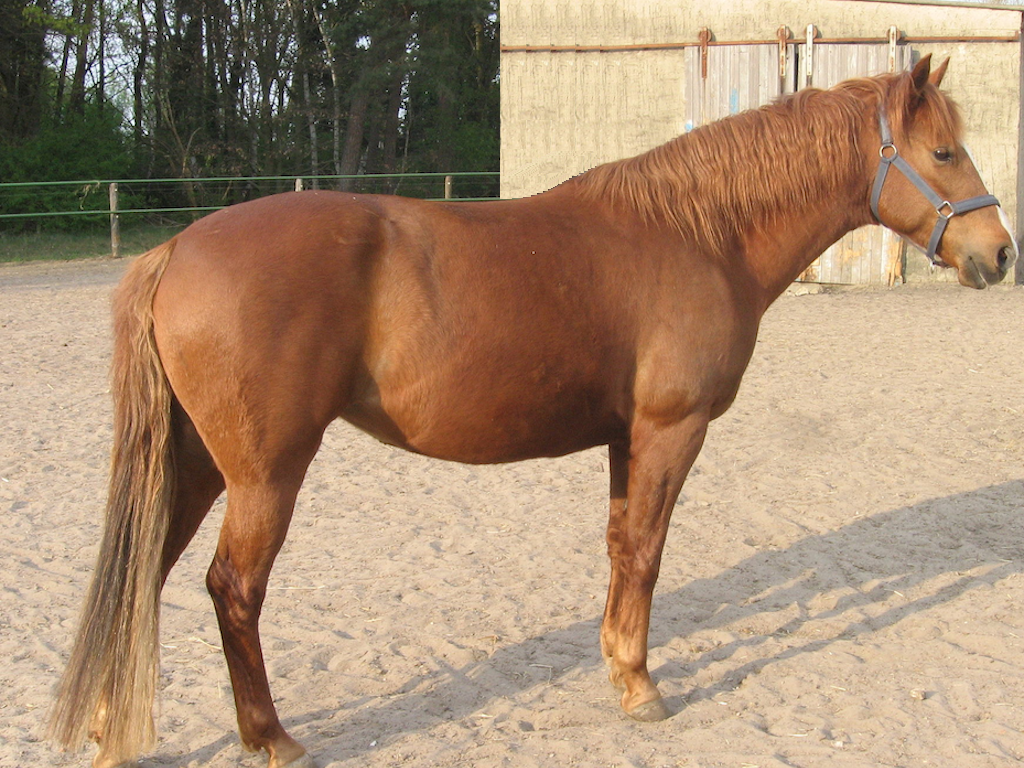
#> input picture assignment04/horse.png, 1024 x 768 px
$ python Exercise2_1.py
#> lines starting #> are read from the running program, lines starting #| are printed output that depends on the picture
import cv2 as cv
import numpy as np, sys

A = cv.imread('../assignment04/horse.png')
#> A is the input picture: shape (768, 1024, 3); mean B, G, R 113.7, 140.5, 169
B = cv.imread('../assignment04/zebra.png')
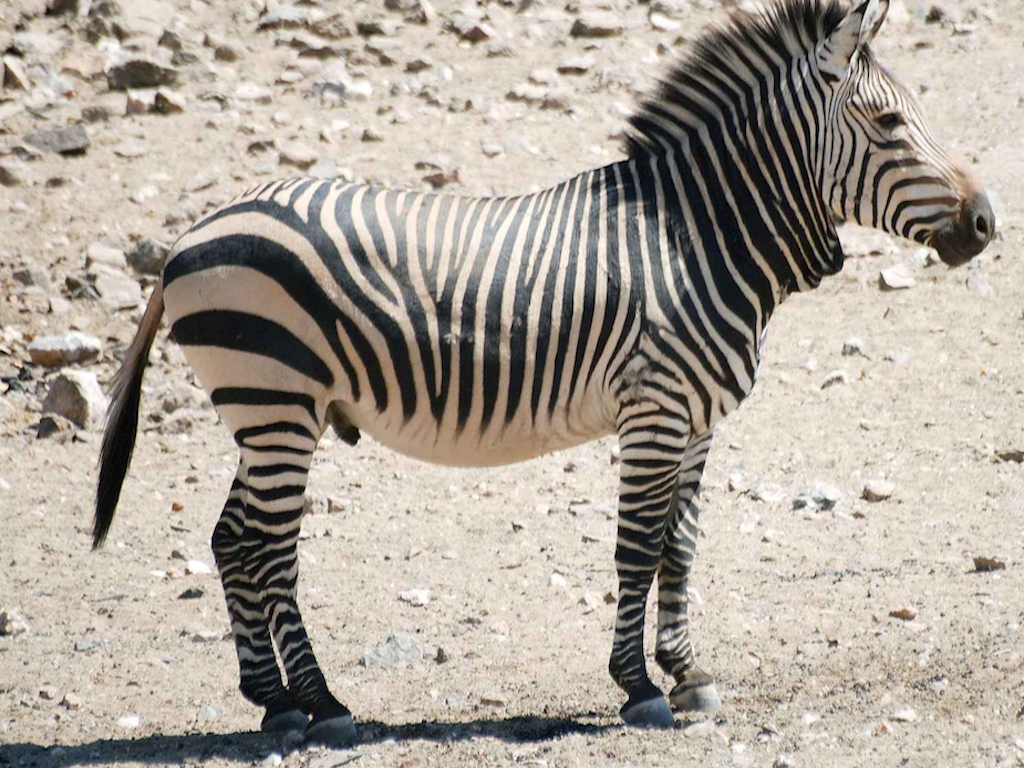
#> input picture assignment04/zebra.png, 1024 x 768 px
#> B is the input picture: shape (768, 1024, 3); mean B, G, R 154.2, 164.2, 172.4

# -------------------- Exercise 2.1 -------------------- #


def create_pyramids(prev, nxt):
    # generate Gaussian pyramid for prev
    G = prev.copy()
    gp_prev = [G]
    for i in range(6):
        G = cv.pyrDown(G)
        gp_prev.append(G)
#> this loop made 6 passes
#> pass 3, in create_pyramids, `G = cv.pyrDown(G)`:
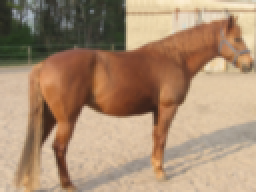
#> G: shape (96, 128, 3) (shown 2 times larger); mean B, G, R 113.5, 140.3, 168.6
#> after the loop, gp_prev = 7 items

    # generate Gaussian pyramid for next
    G = nxt.copy()
    gp_nxt = [G]
    for i in range(6):
        G = cv.pyrDown(G)
        gp_nxt.append(G)
#> this loop made 6 passes
#> pass 1, in create_pyramids, `G = cv.pyrDown(G)`:
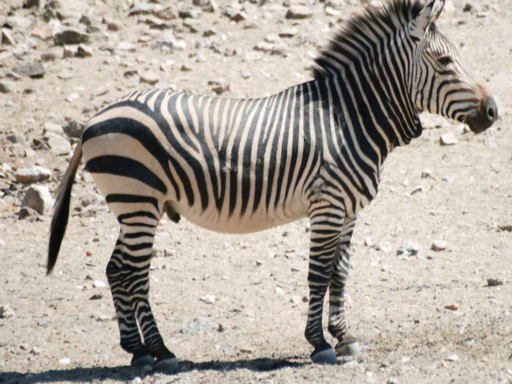
#> G: shape (384, 512, 3); mean B, G, R 154.2, 164.2, 172.4
#> pass 3, in create_pyramids, `G = cv.pyrDown(G)`:
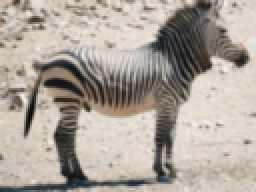
#> G: shape (96, 128, 3) (shown 2 times larger); mean B, G, R 154.1, 164.1, 172.4
#> after the loop, gp_nxt = 7 items

    # generate Laplacian Pyramid for prev
    lp_prev = [gp_prev[5]]
    for i in range(5, 0, -1):
        GE = cv.pyrUp(gp_prev[i])
        L = cv.subtract(gp_prev[i - 1], GE)
        lp_prev.append(L)
#> this loop made 5 passes
#> pass 2, in create_pyramids, `L = cv.subtract(gp_prev[i - 1], GE)`:
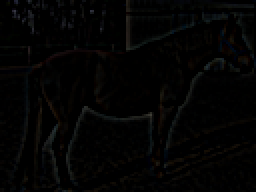
#> L: shape (96, 128, 3) (shown 2 times larger); mean of channels 0, 1, 2 2.9, 3.2, 3.4; drawn as B, G, R
#> after the loop, lp_prev = 6 items

    # generate Laplacian Pyramid for next
    lp_nxt = [gp_nxt[5]]
    for i in range(5, 0, -1):
        GE = cv.pyrUp(gp_nxt[i])
        L = cv.subtract(gp_nxt[i - 1], GE)
        lp_nxt.append(L)
#> this loop made 5 passes
#> pass 2, in create_pyramids, `GE = cv.pyrUp(gp_nxt[i])`:
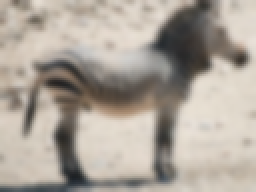
#> GE: shape (96, 128, 3) (shown 2 times larger); mean of channels 0, 1, 2 154.1, 164.1, 172.3; drawn as B, G, R
#> pass 2, in create_pyramids, `L = cv.subtract(gp_nxt[i - 1], GE)`:
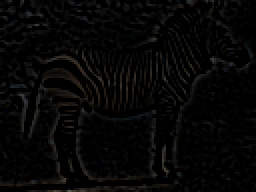
#> L: shape (96, 128, 3) (shown 2 times larger); mean of channels 0, 1, 2 5.7, 5.9, 6.2; drawn as B, G, R
#> after the loop, lp_nxt = 6 items

    return lp_prev, lp_nxt


a, b = create_pyramids(A, B)  # Points
#> a = 6 items; b = 6 items
print(len(a), len(b))
#| 6 6

if cv.waitKey(0) & 0xff == 27:
#> (key Esc is pressed here)
    cv.destroyAllWindows()
